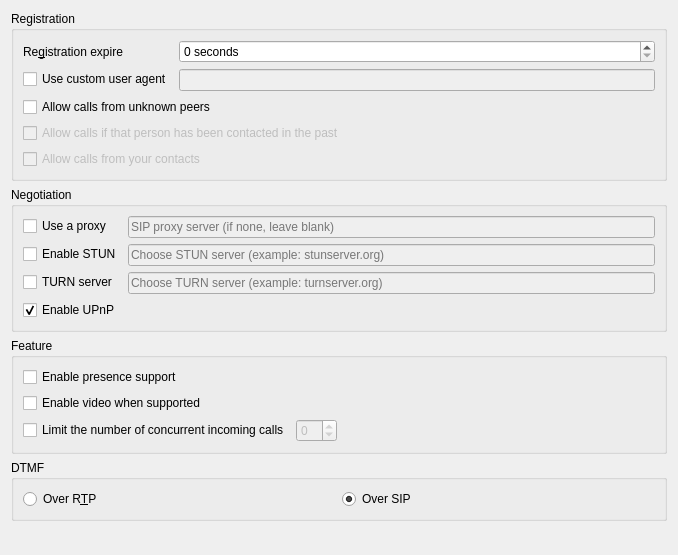
<?xml version="1.0" encoding="UTF-8"?>
<ui version="4.0">
 <class>AdvancedPage</class>
 <widget class="QWidget" name="AdvancedPage">
  <property name="geometry">
   <rect>
    <x>0</x>
    <y>0</y>
    <width>678</width>
    <height>555</height>
   </rect>
  </property>
  <layout class="QVBoxLayout" name="verticalLayout">
   <item>
    <widget class="QGroupBox" name="groupBox">
     <property name="title">
      <string>Registration</string>
     </property>
     <layout class="QVBoxLayout" name="verticalLayout_3">
      <item>
       <layout class="QFormLayout" name="formLayout_2">
        <item row="0" column="0">
         <widget class="QLabel" name="label_regExpire">
          <property name="text">
           <string>Re&amp;gistration expire</string>
          </property>
          <property name="buddy">
           <cstring>lrcfg_registrationExpire</cstring>
          </property>
         </widget>
        </item>
        <item row="0" column="1">
         <widget class="QSpinBox" name="lrcfg_registrationExpire">
          <property name="suffix">
           <string> seconds</string>
          </property>
          <property name="maximum">
           <number>16777215</number>
          </property>
         </widget>
        </item>
        <item row="1" column="0">
         <widget class="QCheckBox" name="lrcfg_hasCustomUserAgent">
          <property name="text">
           <string>Use custom user agent</string>
          </property>
         </widget>
        </item>
        <item row="1" column="1">
         <widget class="QLineEdit" name="lrcfg_userAgent">
          <property name="enabled">
           <bool>false</bool>
          </property>
         </widget>
        </item>
       </layout>
      </item>
      <item>
       <widget class="QCheckBox" name="lrcfg_allowIncomingFromUnknown">
        <property name="text">
         <string>Allow calls from unknown peers</string>
        </property>
       </widget>
      </item>
      <item>
       <widget class="QCheckBox" name="lrcfg_allowIncomingFromHistory">
        <property name="enabled">
         <bool>false</bool>
        </property>
        <property name="text">
         <string>Allow calls if that person has been contacted in the past</string>
        </property>
       </widget>
      </item>
      <item>
       <widget class="QCheckBox" name="lrcfg_allowIncomingFromContact">
        <property name="enabled">
         <bool>false</bool>
        </property>
        <property name="text">
         <string>Allow calls from your contacts</string>
        </property>
       </widget>
      </item>
     </layout>
    </widget>
   </item>
   <item>
    <widget class="QGroupBox" name="groupBox_4">
     <property name="title">
      <string>Negotiation</string>
     </property>
     <layout class="QFormLayout" name="formLayout">
      <property name="fieldGrowthPolicy">
       <enum>QFormLayout::ExpandingFieldsGrow</enum>
      </property>
      <item row="0" column="0">
       <widget class="QCheckBox" name="lrcfg_hasProxy">
        <property name="text">
         <string>Use a proxy</string>
        </property>
       </widget>
      </item>
      <item row="0" column="1">
       <widget class="QLineEdit" name="lrcfg_proxy">
        <property name="enabled">
         <bool>false</bool>
        </property>
        <property name="placeholderText">
         <string>SIP proxy server (if none, leave blank)</string>
        </property>
       </widget>
      </item>
      <item row="1" column="0">
       <widget class="QCheckBox" name="lrcfg_sipStunEnabled">
        <property name="text">
         <string>Enable STUN</string>
        </property>
       </widget>
      </item>
      <item row="1" column="1">
       <widget class="QLineEdit" name="lrcfg_sipStunServer">
        <property name="enabled">
         <bool>false</bool>
        </property>
        <property name="placeholderText">
         <string>Choose STUN server (example: stunserver.org)</string>
        </property>
       </widget>
      </item>
      <item row="2" column="0">
       <widget class="QCheckBox" name="lrcfg_turnEnabled">
        <property name="text">
         <string>TURN server</string>
        </property>
       </widget>
      </item>
      <item row="2" column="1">
       <widget class="QLineEdit" name="lrcfg_turnServer">
        <property name="enabled">
         <bool>false</bool>
        </property>
        <property name="placeholderText">
         <string>Choose TURN server (example: turnserver.org)</string>
        </property>
       </widget>
      </item>
      <item row="3" column="0">
       <widget class="QCheckBox" name="lrcfg_upnpEnabled">
        <property name="text">
         <string>Enable UPnP</string>
        </property>
        <property name="checked">
         <bool>true</bool>
        </property>
       </widget>
      </item>
     </layout>
    </widget>
   </item>
   <item>
    <widget class="QGroupBox" name="groupBox_2">
     <property name="title">
      <string>Feature</string>
     </property>
     <layout class="QGridLayout" name="gridLayout">
      <item row="0" column="0">
       <widget class="QCheckBox" name="lrcfg_presenceEnabled">
        <property name="enabled">
         <bool>true</bool>
        </property>
        <property name="text">
         <string>Enable presence support</string>
        </property>
       </widget>
      </item>
      <item row="1" column="0">
       <widget class="QCheckBox" name="lrcfg_isVideoEnabled">
        <property name="text">
         <string>Enable video when supported</string>
        </property>
       </widget>
      </item>
      <item row="2" column="0">
       <widget class="QCheckBox" name="lrcfg_hasActiveCallLimit">
        <property name="text">
         <string>Limit the number of concurrent incoming calls</string>
        </property>
       </widget>
      </item>
      <item row="2" column="1">
       <widget class="QSpinBox" name="lrcfg_activeCallLimit">
        <property name="enabled">
         <bool>false</bool>
        </property>
        <property name="minimum">
         <number>-1</number>
        </property>
       </widget>
      </item>
      <item row="2" column="2">
       <spacer name="horizontalSpacer">
        <property name="orientation">
         <enum>Qt::Horizontal</enum>
        </property>
        <property name="sizeHint" stdset="0">
         <size>
          <width>278</width>
          <height>20</height>
         </size>
        </property>
       </spacer>
      </item>
     </layout>
    </widget>
   </item>
   <item>
    <widget class="QGroupBox" name="m_pDTMF_GB">
     <property name="title">
      <string>DTMF</string>
     </property>
     <layout class="QHBoxLayout" name="horizontalLayout">
      <item>
       <widget class="QRadioButton" name="auto_2">
        <property name="text">
         <string>Over R&amp;TP</string>
        </property>
       </widget>
      </item>
      <item>
       <widget class="QRadioButton" name="lrcfg_dTMFType">
        <property name="text">
         <string>Over SIP</string>
        </property>
        <property name="checked">
         <bool>true</bool>
        </property>
       </widget>
      </item>
     </layout>
    </widget>
   </item>
   <item>
    <spacer name="verticalSpacer_3">
     <property name="orientation">
      <enum>Qt::Vertical</enum>
     </property>
     <property name="sizeHint" stdset="0">
      <size>
       <width>20</width>
       <height>53</height>
      </size>
     </property>
    </spacer>
   </item>
  </layout>
 </widget>
 <resources/>
 <connections>
  <connection>
   <sender>lrcfg_hasCustomUserAgent</sender>
   <signal>toggled(bool)</signal>
   <receiver>lrcfg_userAgent</receiver>
   <slot>setEnabled(bool)</slot>
   <hints>
    <hint type="sourcelabel">
     <x>94</x>
     <y>72</y>
    </hint>
    <hint type="destinationlabel">
     <x>256</x>
     <y>72</y>
    </hint>
   </hints>
  </connection>
  <connection>
   <sender>lrcfg_sipStunEnabled</sender>
   <signal>toggled(bool)</signal>
   <receiver>lrcfg_sipStunServer</receiver>
   <slot>setEnabled(bool)</slot>
   <hints>
    <hint type="sourcelabel">
     <x>112</x>
     <y>243</y>
    </hint>
    <hint type="destinationlabel">
     <x>432</x>
     <y>244</y>
    </hint>
   </hints>
  </connection>
  <connection>
   <sender>lrcfg_hasProxy</sender>
   <signal>toggled(bool)</signal>
   <receiver>lrcfg_proxy</receiver>
   <slot>setEnabled(bool)</slot>
   <hints>
    <hint type="sourcelabel">
     <x>78</x>
     <y>205</y>
    </hint>
    <hint type="destinationlabel">
     <x>194</x>
     <y>215</y>
    </hint>
   </hints>
  </connection>
  <connection>
   <sender>lrcfg_turnEnabled</sender>
   <signal>toggled(bool)</signal>
   <receiver>lrcfg_turnServer</receiver>
   <slot>setEnabled(bool)</slot>
   <hints>
    <hint type="sourcelabel">
     <x>65</x>
     <y>267</y>
    </hint>
    <hint type="destinationlabel">
     <x>219</x>
     <y>264</y>
    </hint>
   </hints>
  </connection>
  <connection>
   <sender>lrcfg_hasActiveCallLimit</sender>
   <signal>toggled(bool)</signal>
   <receiver>lrcfg_activeCallLimit</receiver>
   <slot>setEnabled(bool)</slot>
   <hints>
    <hint type="sourcelabel">
     <x>187</x>
     <y>398</y>
    </hint>
    <hint type="destinationlabel">
     <x>389</x>
     <y>407</y>
    </hint>
   </hints>
  </connection>
  <connection>
   <sender>lrcfg_allowIncomingFromUnknown</sender>
   <signal>toggled(bool)</signal>
   <receiver>lrcfg_allowIncomingFromContact</receiver>
   <slot>setDisabled(bool)</slot>
   <hints>
    <hint type="sourcelabel">
     <x>125</x>
     <y>106</y>
    </hint>
    <hint type="destinationlabel">
     <x>143</x>
     <y>156</y>
    </hint>
   </hints>
  </connection>
  <connection>
   <sender>lrcfg_allowIncomingFromUnknown</sender>
   <signal>toggled(bool)</signal>
   <receiver>lrcfg_allowIncomingFromHistory</receiver>
   <slot>setDisabled(bool)</slot>
   <hints>
    <hint type="sourcelabel">
     <x>184</x>
     <y>106</y>
    </hint>
    <hint type="destinationlabel">
     <x>198</x>
     <y>131</y>
    </hint>
   </hints>
  </connection>
 </connections>
</ui>
